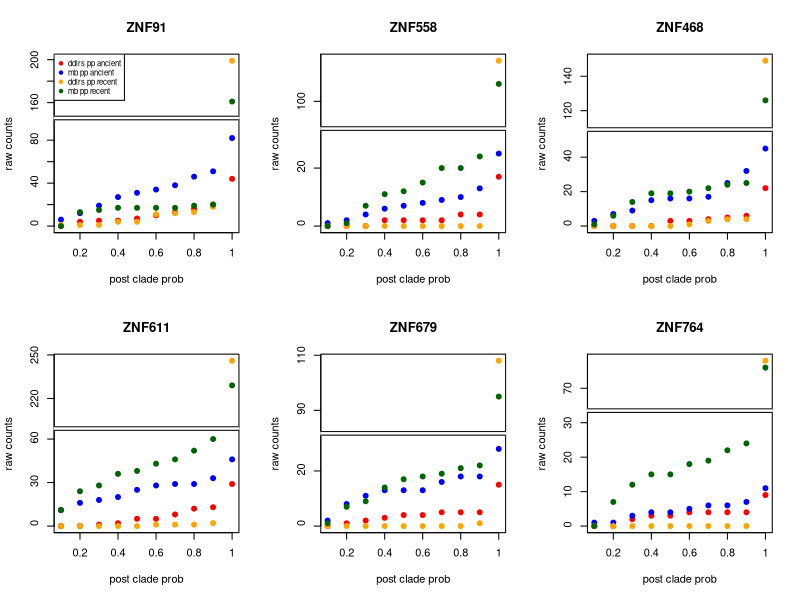
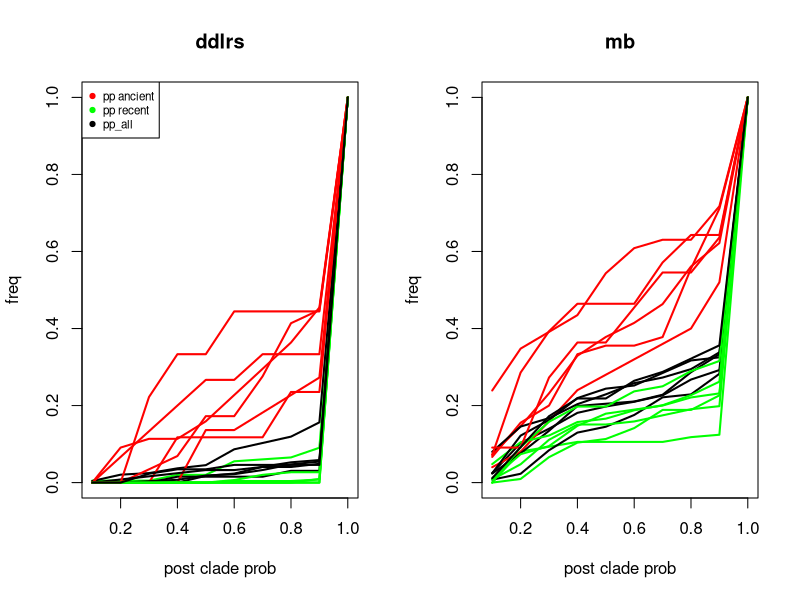
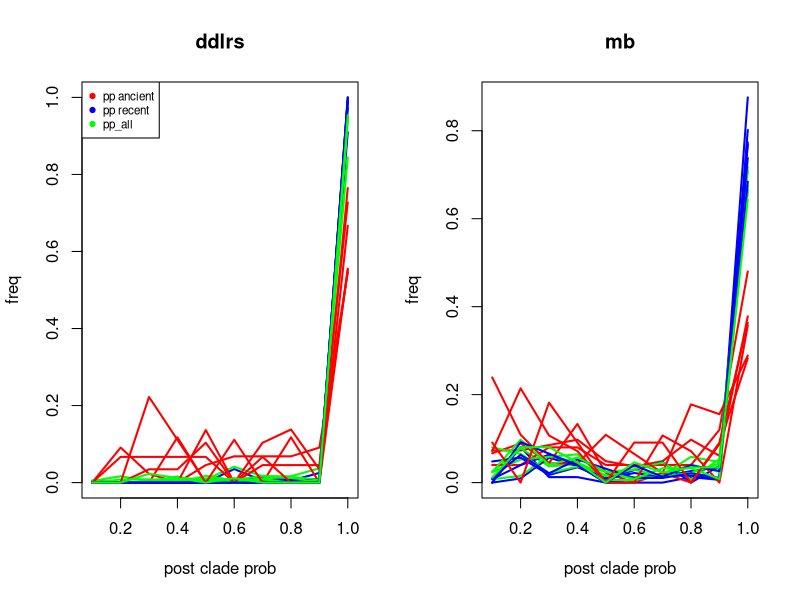

Write the R code that produced these figures, in order.
library("plotrix")

#counts
transpose<-function(x, prog){
  row.names(x)=x$DomainFamily
  x$DomainFamily = NULL
#  x=as.data.frame(apply(x,1,function(y) y=c(y[1],y[-1]-y[-10])))
  x=as.data.frame(apply(x,1,function(y) y=y)) 
  names(x)=paste(prog, names(x), sep=".")
  return(x)
}


#setwd("/Users/bengts/SciLifeLab/auwn/articles/DomainDLRS/R-files")


## pre.ddlrs=read.table("cladepp_pre_ddlrs.txt",header=T)
## pre.mb=read.table("cladepp_pre_mb.txt",header=T)
## post.ddlrs=read.table("cladepp_post_ddlrs.txt",header=T)
## post.mb=read.table("cladepp_post_mb.txt",header=T)
all = readLines("cladepp_all.txt")
pre.ddlrs=read.table(textConnection(all[2:8]), header=T)
print(pre.ddlrs)
post.ddlrs=read.table(textConnection(all[11:17]), header=T)
print(post.ddlrs)
pre.mb=read.table(textConnection(all[20:26]), header=T)
print(pre.mb)
post.mb=read.table(textConnection(all[29:35]), header=T)
print(pre.ddlrs)
all.ddlrs=data.frame(DomainFamily = pre.ddlrs$DomainFamily)
all.mb=list(DomainFamily = pre.mb$DomainFamily)
for(i in paste0("lt_",c('0.1','0.2','0.3','0.4','0.5','0.6','0.7','0.8','0.9','1.0'))){
  all.ddlrs[[i]] = pre.ddlrs[[i]]+post.ddlrs[[i]]
  all.mb[[i]] = pre.mb[[i]]+post.mb[[i]]
}
all.ddlrs=data.frame(all.ddlrs)
all.mb=data.frame(all.mb)

res=cbind(transpose(pre.ddlrs, "pre.ddlrs"),transpose(pre.mb,"pre.mb"),transpose(post.ddlrs, "post.ddlrs"),transpose(post.mb,"post.mb"))
res$lims=as.numeric(sub("lt_","",row.names(res)))
print(res)

vars=c("ZNF91","ZNF558","ZNF468","ZNF611","ZNF679","ZNF764")
library(plotrix)
#pdf(file="cladepp_counts.pdf")
par(mfrow=c(2,3))
for(v in vars){
#  vals=as.vector(outer(paste(c("pre","post"),c("ddlrs","mb"), sep="."),v, FUN=paste,sep="."))
  vals=paste(as.vector(t(outer(c("pre","post"), c("ddlrs","mb"),paste,sep="."))),v, sep=".")
  print(vals)
  yran=range(res[,names(res) %in% vals])
  #yran=range(c(res[,paste("ddlrs",v)],res[,paste("mb",v)]))
  print(yran)
  yby=ceiling(yran[2]/100)*10
  print(yby)
  ymin=floor(min(res[10,names(res) %in% vals[3:4]])/10)*10
  print(ymin)
  #  ymin=floor(min(res[10,paste("ddlrs",v)],res[10,paste("mb",v)])/10)*10
  nymax=ceiling(max(res[-10,names(res) %in% vals],res[10,names(res) %in% vals[1:2]])/10)*10
  print(nymax)
  lytic=seq(0,nymax,by=yby)
  print(lytic)
  uytic=seq(ymin,ceiling(yran[2]/10)*10, by=yby)
  print(uytic)
  ytic=c(lytic,uytic)
  print(ytic)
  gap=c(nymax*1.1, ymin*0.9)
  print(gap)
  col = list("red","blue","orange","darkgreen")
  names(col)=vals
  gap.plot(res$lims,res[[vals[1]]], gap=gap, gap.axis="y",ylab="raw counts",xlab="post clade prob",main=v,type='p',pch=19,lwd=1,col=col[[vals[1]]], ytics=ytic, yticlab=format(ytic,digit=1),ylim=yran)
  str(res)
  if(v==vars[1]){
    legend("topleft", legend=c("ddlrs pp ancient","mb pp ancient", "ddlrs pp recent","mb pp recent"), col=unlist(col),pch=19, cex=0.7)
  }
  for(i in vals[2:4]){
    print(i)
    print(res[,i])
    print(res[[i]])
    gap.plot(res$lims,res[[i]], gap=gap, gap.axis="y",ylab=v,type='p',pch=19,lwd=1,col=col[[i]], ylim=yran,add=TRUE)
  }
#  gap.plot(res$lims,res[[paste("post ddlrs",v)]], gap=gap, gap.axis="y",ylab=v,type='o',lwd=1,col="green", ylim=yran,add=TRUE)
#  gap.plot(res$lims,res[[paste("pos mb",v)]], gap=gap, gap.axis="y",ylab=v,type='o',lwd=1,col="orange", ylim=yran,add=TRUE)
}
#dev.off()  


#freq


transpose<-function(x, prog){
  row.names(x)=x$DomainFamily
  x$DomainFamily = NULL
  x=as.data.frame(apply(x,1,function(y) y=y/y[length(y)])) #c(y[1],y[-1]-y[-10])))
  names(x)=paste(prog, names(x), sep=".")
  return(x)
}


#setwd("/Users/bengts/SciLifeLab/auwn/articles/DomainDLRS/R-files")



#pre.ddlrs=read.table("cladepp_pre_ddlrs.txt",header=T)
#pre.mb=read.table("cladepp_pre_mb.txt",header=T)
#post.ddlrs=read.table("cladepp_post_ddlrs.txt",header=T)
#post.mb=read.table("cladepp_post_mb.txt",header=T)
res=cbind(transpose(pre.ddlrs, "pre.ddlrs"),transpose(pre.mb,"pre.mb"),
          transpose(post.ddlrs, "post.ddlrs"),transpose(post.mb,"post.mb"),
          transpose(all.ddlrs, "all.ddlrs"),transpose(all.mb,"all.mb")
          )
res$lims=as.numeric(sub("lt_","",row.names(res)))
print(res)

vars=c("ZNF91","ZNF558","ZNF468","ZNF611","ZNF679","ZNF764")


library(plotrix)
#pdf(file="cladepp_freq.pdf",height=3.5 )
par(mfrow=c(1,2))
for(v in c("ddlrs","mb")){
  vals=as.vector(outer(paste(c("pre","post", "all"),v, sep="."),vars, FUN=paste,sep="."))
  print(vals)
  yran=range(res[,names(res) %in% vals])
  ytic=seq(0,1,by=0.1)#c(lytic,uytic)
  gap=c(nymax*1.1, ymin*0.9)
  col = as.list(rep(c("red","green", "black"),6))
  names(col)=vals
  plot(res$lims,res[[vals[1]]],ylim=yran,ylab="freq",xlab="post clade prob",main=v,type='l',pch=19,lwd=2,col=col[[vals[1]]]) #,ylim=yran)
  if(v=="ddlrs"){ #vars[1]){
    legend("topleft", legend=c("pp ancient","pp recent","pp_all"), col=unlist(col),pch=19, cex=0.7)
  }
  for(i in vals[2:18]){
    lines(res$lims,res[[i]],type='l',pch=19,lwd=2,col=col[[i]])
  }
}
#dev.off()  

le0_8 = list()
for(v in as.vector(outer(c("pre","post"),c("ddlrs","mb"), paste, sep="."))){ 
  vals=as.vector(outer(v,vars, FUN=paste,sep="."))
  le0_8[[v]] = mean(unlist(res[8,vals]))
  print(paste("le0_8[[",v,"]] = ",le0_8[[v]]))
}

res2=res
res2["lt_0.0", ] = rep(0,ncol(res2))
res2$name = row.names(res2)
row.names(res2) = as.character(c(1,2,3,4,5,6,7,8,9,10,0))
for(v in names(res2)[!names(res2)%in%c('name', 'lims')]){
  for(j in 10:1){
    i = as.character(j)
    k = as.character(j-1)
    print(paste(i,v))
    res2[i, v] = res2[i,v]-res2[k,v]
    print(res2[i,v])
  }
}
res2 = res2[row.names(res2) != '0',]
row.names(res2) =res2$name
res2$name=NULL



library(plotrix)
#pdf(file="cladepp_freq.pdf",height=3.5 )
par(mfrow=c(1,2))
for(v in c("ddlrs","mb")){
  vals=as.vector(outer(paste(c("pre","post", "all"),v, sep="."),vars, FUN=paste,sep="."))
  print(vals)
  yran=range(res2[,names(res2) %in% vals])
  ytic=seq(0,1,by=0.1)#c(lytic,uytic)
  gap=c(nymax*1.1, ymin*0.9)
  col = as.list(rep(c("red","blue", "green"),6))
  names(col)=vals
  plot(res2$lims,res2[[vals[1]]], 
       ylim=yran, ylab="freq", xlab="post clade prob", main=v, 
       type='l', pch=19, lwd=2, col=col[[vals[1]]]) #,ylim=yran)
  if(v=="ddlrs"){ #vars[1]){
    legend("topleft", legend=c("pp ancient","pp recent","pp_all"), col=unlist(col),pch=19, cex=0.7)
  }
  for(i in vals[2:18]){
    lines(res2$lims,res2[[i]],type='l',pch=19,lwd=2,col=col[[i]])
  }
}
#dev.off()  